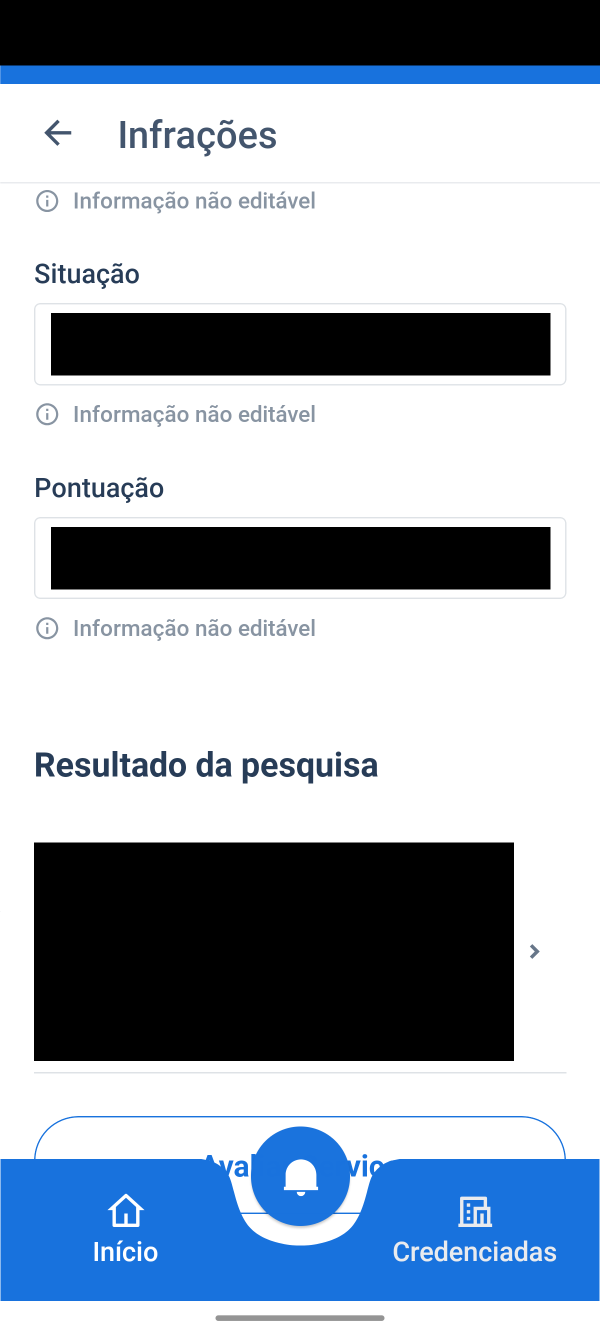
#> input picture evidencias/fase4/capturas/S02/S02-android-lista-infracoes-V2.png, 1200 x 2670 px (shown at 1/2 size)
$ python -i app_s02.py   (imports and definitions only)
#> lines starting #> are read from the running program, lines starting #| are printed output that depends on the picture
### dados/scripts/p6/app.py
"""Ajudante adb para o app Detran-DF: lê a árvore de UI e toca em elementos pelo texto."""
import re, subprocess, sys, time, xml.etree.ElementTree as ET

def adb(*a, binary=False):
    r = subprocess.run(['adb', *a], capture_output=True, check=True, timeout=20)
    return r.stdout if binary else r.stdout.decode(errors='replace')

def nos():
    for _ in range(3):
        try:
            adb('shell', 'uiautomator', 'dump', '--compressed', '/sdcard/ui.xml')
            raiz = ET.fromstring(adb('exec-out', 'cat', '/sdcard/ui.xml'))
            break
        except Exception:
            time.sleep(1)
    else:
        raise RuntimeError('uiautomator falhou')
    out = []
    for n in raiz.iter('node'):
        x1, y1, x2, y2 = map(int, re.findall(r'\d+', n.get('bounds')))
        if x2 - x1 < 3 or y2 - y1 < 3:
            continue
        out.append(dict(texto=(n.get('text') or '').strip(), desc=(n.get('content-desc') or '').strip(),
                        clicavel=n.get('clickable') == 'true', classe=n.get('class').split('.')[-1], caixa=(x1, y1, x2, y2)))
    return out

# [6 lines left out: function achar, not called in this run]

def tocar(n):
    x1, y1, x2, y2 = n['caixa']
    adb('shell', 'input', 'tap', str((x1 + x2) // 2), str((y1 + y2) // 2))

# [16 lines left out: functions esperar, listar, not called in this run]

# [9 lines that do not run on import are left out]

### dados/scripts/s02/app_s02.py
"""S02 no aplicativo (CT05, app 2.7.0 no D03): apoio a P1/P2 (campos), P3 (fluxo), P4 (tempo) e P5 (volume).
Valores pessoais, gravações e saídas completas do adb vão só para dados/privado/S02/ (fora do Git); a saída
padrão traz apenas presença, contagens, horários e bytes. Nunca usa o "voltar" do sistema nem toca em "Sair".

Uso (app aberto e logado; adb com um único aparelho):
  VEICULO_HASH=<sha256 da placa> python3 app_s02.py campos <data-da-infracao>
  VEICULO_HASH=... python3 app_s02.py fluxo <repeticao>
  VEICULO_HASH=... python3 app_s02.py tempo M2.1.1|M2.1.2 <repeticao> <data-da-infracao>
  VEICULO_HASH=... python3 app_s02.py volume <repeticao>
"""
import hashlib, io, json, os, re, subprocess, sys, time
from datetime import datetime, timedelta, timezone
sys.path.insert(0, os.path.join(os.path.dirname(os.path.abspath(__file__)), '..', 'p6'))
import app  # noqa: E402
from campos import presenca  # noqa: E402
from PIL import Image, ImageDraw  # noqa: E402

RAIZ = os.path.abspath(os.path.join(os.path.dirname(os.path.abspath(__file__)), '..', '..', '..'))
SESSAO = os.environ.get('SESSAO', 'S02')
# [2 lines not run here, left out]
PRIV = os.path.join(RAIZ, 'dados', 'privado', SESSAO)
# [2 lines not run here, left out]
PKG = 'br.com.mesotec.detrandf'
LARGURA = int(os.environ.get('TELA_LARGURA', '1200'))
ALTURA = int(os.environ.get('TELA_ALTURA', '2670'))
ABAS_Y = int(os.environ.get('ABAS_Y', str(round(2318 * ALTURA / 2670))))
STATUS_Y = round(130 * ALTURA / 2670)
LIMITE = 60
PLACA = re.compile(r'^[A-Z]{3}[0-9][A-Z0-9][0-9]{2}$')
agora = lambda: datetime.now(timezone(timedelta(hours=-3))).replace(microsecond=0).isoformat()
texto = lambda n: n['texto'] or n['desc']
sh = lambda *a: subprocess.run(['adb', 'shell', *a], capture_output=True, text=True).stdout


class Expirou(Exception):
    pass


def ler():
    lista = app.nos()
    if any(n['texto'] == 'Login' for n in lista) and any(n['texto'] == 'CPF/CNPJ' for n in lista):
        raise Expirou('sessao_expirada')
    for n in lista:
        if texto(n).startswith('Ocorreu um erro'):
            raise RuntimeError('mensagem_de_erro_no_aplicativo')
    return lista


def esperar(pred, limite=LIMITE):
    fim, anterior = time.time() + limite, None
    while time.time() < fim:
        n = next((x for x in ler() if pred(x)), None)
        if n and anterior and n['caixa'] == anterior['caixa']:
            return n
        anterior = n
        time.sleep(0.4)
    raise TimeoutError


# [12 lines left out: functions rolar, tocar, not called in this run]


def inicio(rolagens):
    if PKG not in sh('dumpsys', 'window').split('mCurrentFocus', 1)[-1][:200]:
        raise RuntimeError('app não está em primeiro plano')
    aba = app.achar('Início', exato=True)
    if aba:
        app.tocar(aba); time.sleep(1.5)
    for _ in range(3):
        card = next((n for n in ler() if texto(n).startswith('Infrações, ')), None)
        if card and card['caixa'][3] < ABAS_Y:
            return card
        rolar(1700, 1000); rolagens.append('tela inicial')
    raise RuntimeError('cartão Infrações não encontrado')


# [15 lines left out: function veiculo, not called in this run]


def ate_filtro(rotulos, rolagens, card_inicio=None):
    tocar(card_inicio if card_inicio is not None else inicio(rolagens), rotulos, 'Infrações')
    tocar(esperar(lambda n: texto(n).startswith('Histórico de infrações por veículo, ')), rotulos, 'Histórico de infrações por veículo')
    esperar(lambda n: n['texto'] == 'Veículos atuais de minha propriedade'); time.sleep(1.5)
    tocar(veiculo(ler()), rotulos, 'veículo')
    tocar(esperar(lambda n: texto(n) == 'Selecionar'), rotulos, 'Situação da Multa: Selecionar')
    tocar(esperar(lambda n: texto(n) == 'Todas'), rotulos, 'Todas')
    time.sleep(0.8)
    return esperar(lambda n: texto(n) == 'Consultar' and n['clicavel'])


# [33 lines left out: functions ate_resultado, cartao, capturar, not called in this run]


ROTULOS_TELA = {'Infrações', 'Resultado da pesquisa', 'Informação não editável', 'Confira o detalhamento da infração',
                'Dados do Veículo', 'Informações gerais', 'Dados da Infração', 'Penalidade aplicada', 'Início', 'Credenciadas',
                'Avaliar Serviço', 'CPF', 'Placa', 'Data início', 'Data final', 'Situação', 'Pontuação'}


# [18 lines left out: function pares_detalhe, not called in this run]


def fechar_detalhe():
    app.adb('shell', 'input', 'tap', str(round(155 * LARGURA / 1200)), str(round(265 * ALTURA / 2670))); time.sleep(1.5)  # cabeçalho do próprio app


def campos(data):
    rot, rol = [], []
    tocar(ate_filtro(rot, rol)); ate_resultado(rol)
    c = cartao(data, rol); h_lista = agora()
    linhas = [l for l in texto(c).split(', ') if ': ' in l]
    lista = [l.split(': ', 1) for l in linhas]
    nomes = {r for r, _ in lista}
    capturar(os.path.join(PRIV, 'S02-android-lista-infracoes-V2.png'), ROTULOS_TELA)
    tocar(c); esperar(lambda n: n['texto'] == 'Confira o detalhamento da infração'); time.sleep(1.5)
    h_det = agora()
    detalhe = pares_detalhe()
    capturar(os.path.join(PRIV, 'S02-android-detalhe-V2-I1.png'), ROTULOS_TELA | {r for r, _ in detalhe})
    fechar_detalhe()
    json.dump({'data_hora_lista': h_lista, 'data_hora_detalhe': h_det, 'lista': lista, 'detalhe': detalhe},
              open(os.path.join(PRIV, 'app-campos.json'), 'w'), ensure_ascii=False, indent=1)
    return {'data_hora_lista': h_lista, 'data_hora_detalhe': h_det, 'rotulos_lista': sorted(nomes),
            'rotulos_detalhe': [r for r, _ in detalhe], 'privado': os.path.relpath(os.path.join(PRIV, 'app-campos.json'), RAIZ)}


# [95 lines left out: functions gravar, parar, fluxo, tempo, tempo_detalhe_na_lista, lista_visivel, not called in this run]


ROLAGEM_PID = '/data/local/tmp/katherine-rolagem.pid'


# [10 lines left out: function rolagem_continua, not called in this run]


def parar_rolagem(p):
    sh('sh', '-c', f'kill $(cat {ROLAGEM_PID}) 2>/dev/null; rm -f {ROLAGEM_PID}')
    p.terminate()


# [90 lines left out: functions tempo_lista, bytes_uid, volume, not called in this run]


# [18 lines not run here, left out]

>>> import cv2
>>> picture = cv2.imread('../../../evidencias/fase4/capturas/S02/S02-android-lista-infracoes-V2.png', cv2.IMREAD_GRAYSCALE)
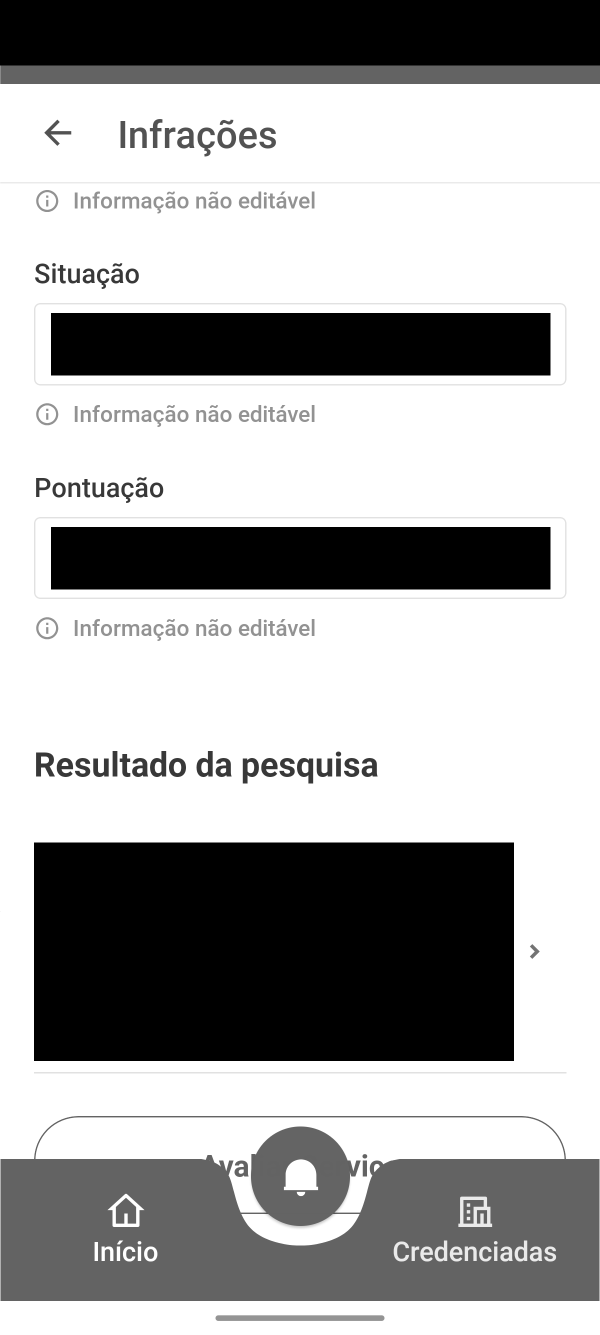
#> picture: shape (2670, 1200) (shown at 1/2 size); min 0, max 255, mean 168.6
>>> result = campos(picture)
#> (the call stopped at `sh = lambda *a: subprocess.run(['adb', 'shell', *a], capture_output=Tr..`: subprocess is not available in this run)
#> (the call stopped at in adb, `r = subprocess.run(['adb', *a], capture_output=True, check=True, timeo..`: subprocess is not available in this run)
#> (the call stopped at in adb, `r = subprocess.run(['adb', *a], capture_output=True, check=True, timeo..`: subprocess is not available in this run)
#> (the call stopped at in adb, `r = subprocess.run(['adb', *a], capture_output=True, check=True, timeo..`: subprocess is not available in this run)
#> (the call stopped at in adb, `r = subprocess.run(['adb', *a], capture_output=True, check=True, timeo..`: subprocess is not available in this run)
#> (the call stopped at in adb, `r = subprocess.run(['adb', *a], capture_output=True, check=True, timeo..`: subprocess is not available in this run)
#> (the call stopped at in adb, `r = subprocess.run(['adb', *a], capture_output=True, check=True, timeo..`: subprocess is not available in this run)
#> (the run stopped early here; a loop or call above may not have finished)
